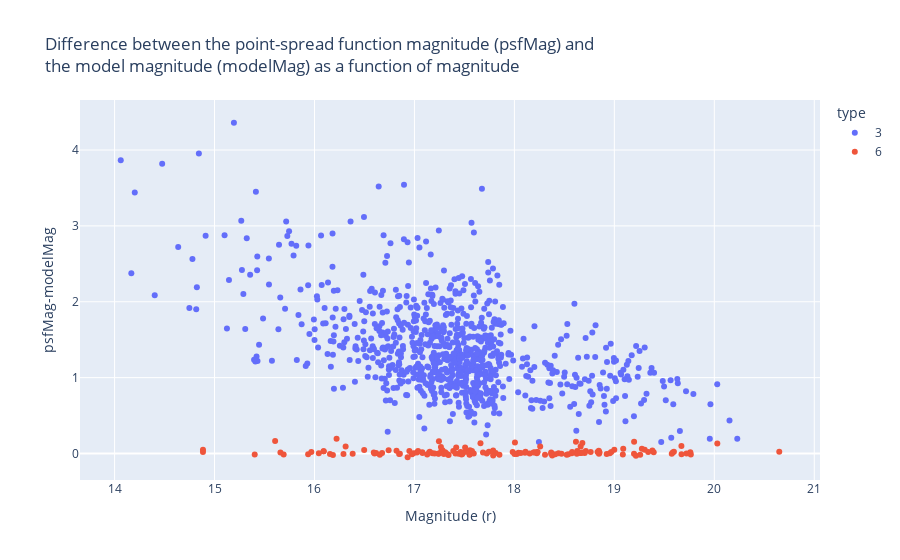

Write notebook code for a chart like this one.
### Code cell
train_ps.plot.scatter(x='modelMag_r', y="psfModelDiff", color="type",
                      title="Difference between the point-spread function magnitude (psfMag) and <br>the model magnitude (modelMag) as a function of magnitude",
                     labels=dict(modelMag_r="Magnitude (r)", psfModelDiff="psfMag-modelMag"))

### Figure 1 — Plotly figure (JSON) as saved in the notebook; plotly's stock layout.template omitted (floating-point values rounded to 4 significant figures; data arrays with more than 128 entries replaced by an {"elided": "..."} marker saying what was removed)
{"data": [{"hovertemplate": "type=3<br>Magnitude (r)=%{x}<br>psfMag-modelMag=%{y}<extra></extra>", "legendgroup": "3", "marker": {"color": "#636efa", "symbol": "circle"}, "mode": "markers", "name": "3", "orientation": "v", "showlegend": true, "type": "scatter", "x": {"elided": "857 float values"}, "xaxis": "x", "y": {"elided": "857 float values"}, "yaxis": "y"}, {"hovertemplate": "type=6<br>Magnitude (r)=%{x}<br>psfMag-modelMag=%{y}<extra></extra>", "legendgroup": "6", "marker": {"color": "#EF553B", "symbol": "circle"}, "mode": "markers", "name": "6", "orientation": "v", "showlegend": true, "type": "scatter", "x": {"elided": "143 float values"}, "xaxis": "x", "y": {"elided": "143 float values"}, "yaxis": "y"}], "layout": {"autosize": true, "legend": {"title": {"text": "type"}, "tracegroupgap": 0}, "title": {"text": "Difference between the point-spread function magnitude (psfMag) and <br>the model magnitude (modelMag) as a function of magnitude"}, "xaxis": {"anchor": "y", "autorange": true, "domain": [0, 1], "range": [13.67, 21.04], "title": {"text": "Magnitude (r)"}, "type": "linear"}, "yaxis": {"anchor": "x", "autorange": true, "domain": [0, 1], "range": [-0.4131, 4.723], "title": {"text": "psfMag-modelMag"}, "type": "linear"}}}
